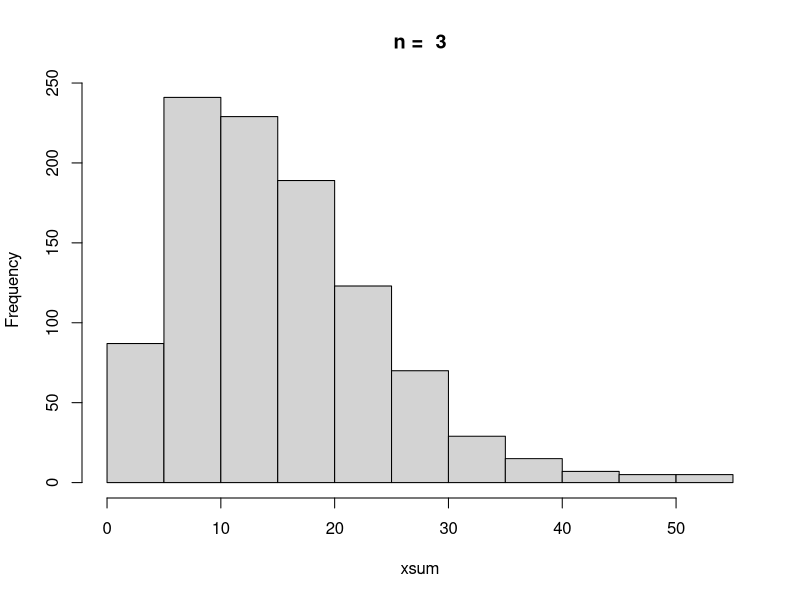
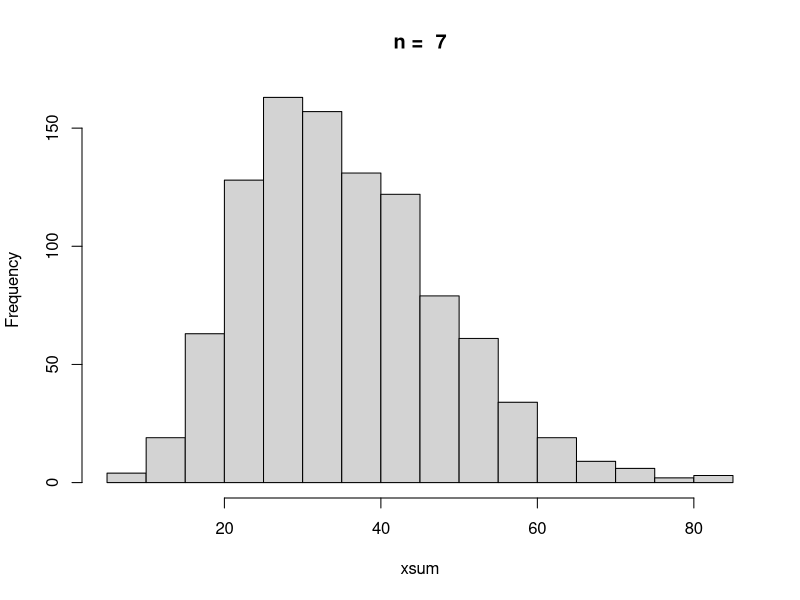
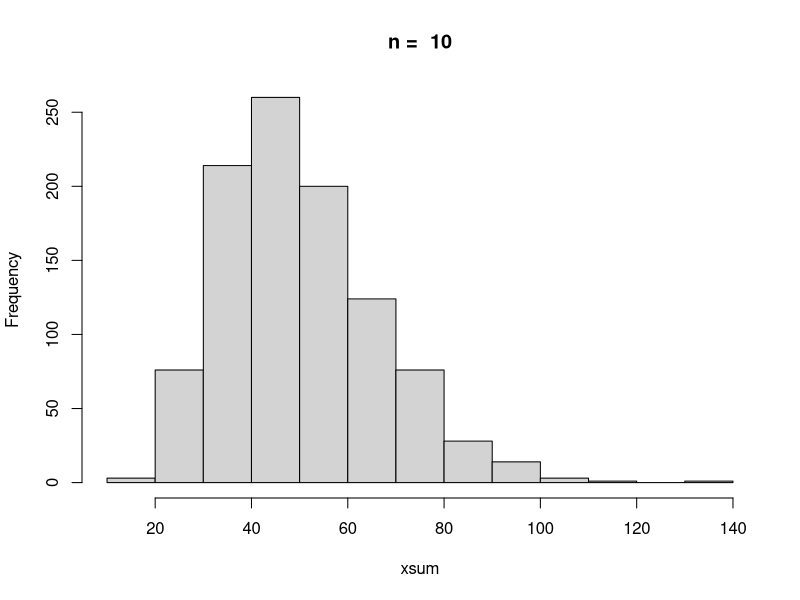
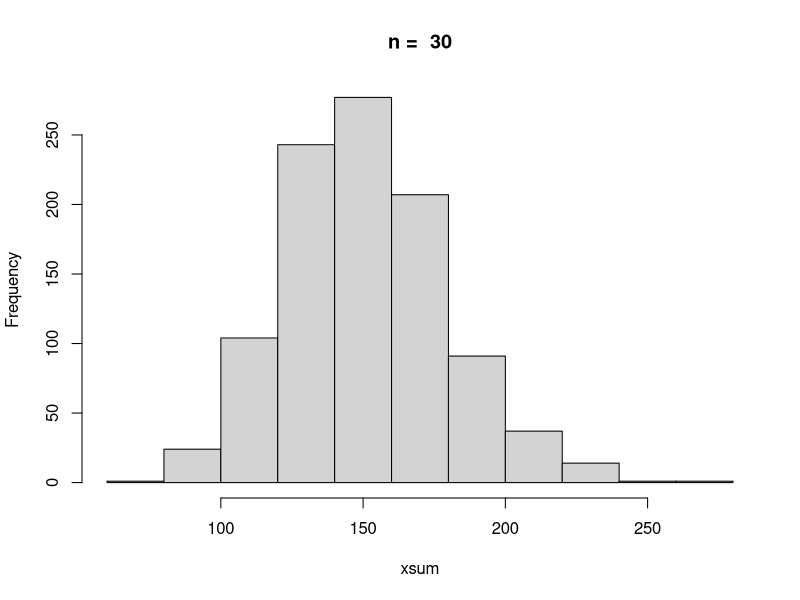
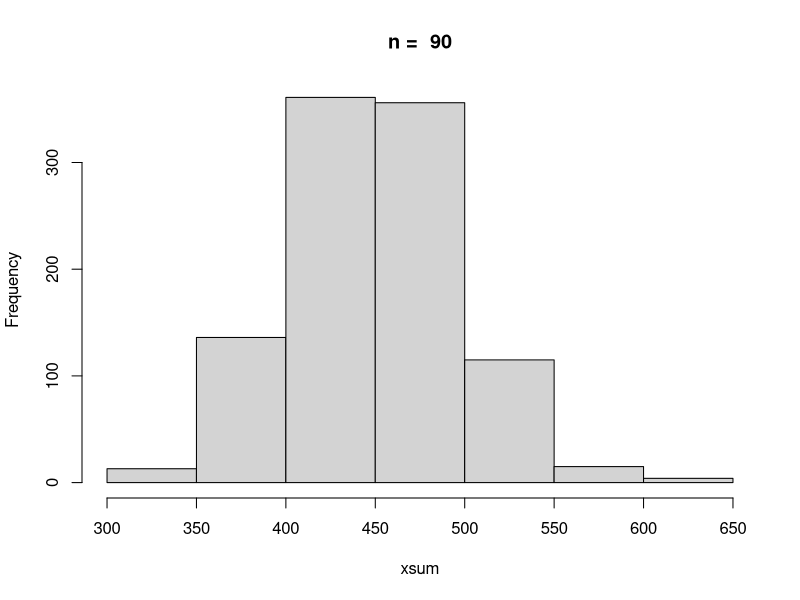
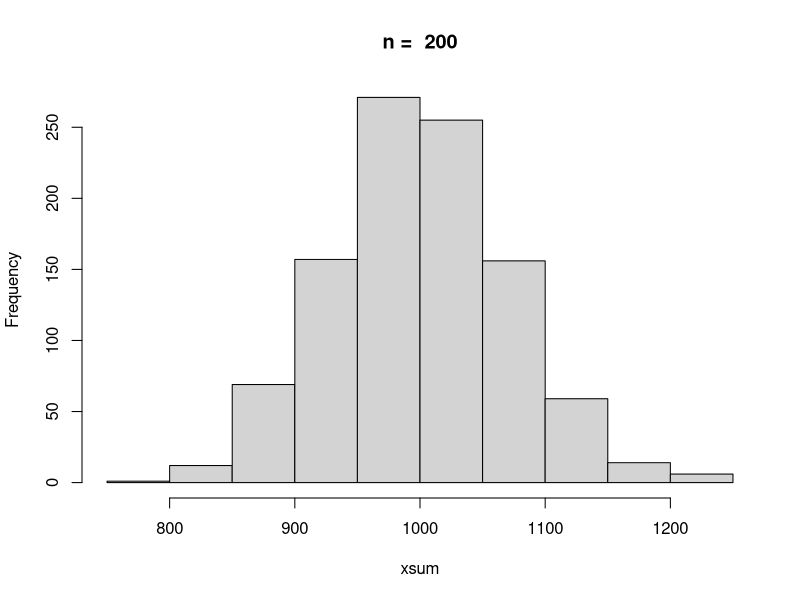
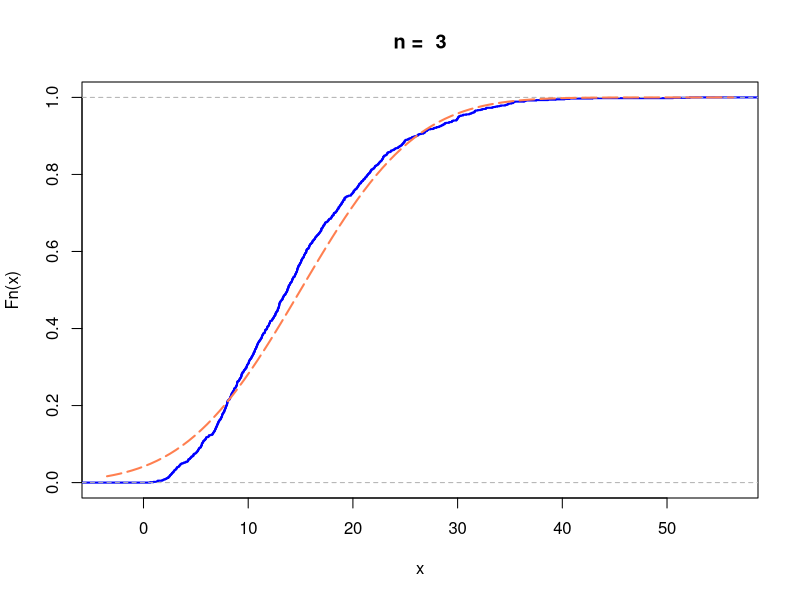
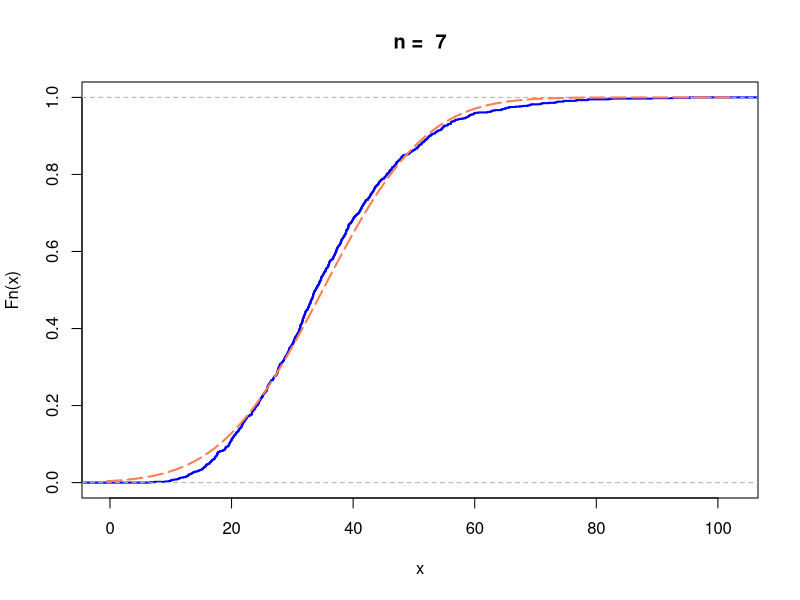

These charts were generated, in order, by the following R code:
# task 60

Nrep <- 1000
# Nrep <- 10000

for(n in c(3, 7, 10, 30, 90, 200)) {
  xsum <- replicate( Nrep, sum( rexp(n, 1/5 ) ) )
  hist( xsum, main = paste("n = ", n))
}

for (n in c(3, 7, 10, 30, 90, 200)) {
  xsum <- replicate( Nrep, sum( rexp(n, 1/5) ) )
  plot.ecdf( xsum, do.points = FALSE, col = "blue", lwd = 2, main = paste("n = ", n))
  curve( pnorm(x, 5*n, 5*sqrt(n)), add = T, col = "coral", lty = "longdash", lwd = 2)
}

# task 61

for(n in c(3, 7, 10, 30, 90, 200)) {
  xmean <- replicate( Nrep, mean( rexp(n, 1/5 ) ) )
  hist( xmean, main = paste("n = ", n))
}

for (n in c(3, 7, 10, 30, 90, 200)) {
  xmean <- replicate( Nrep, mean( rexp(n, 1/5) ) )
  plot.ecdf( xmean, do.points = FALSE, col = "blue", lwd = 2, main = paste("n = ", n))
  curve( pnorm(x, 5, 5/sqrt(n)), add = T, col = "coral", lty = "longdash", lwd = 2)
}

# task 62

for(n in c(3, 7, 10, 30, 90, 200)) {
  xsum <- replicate( Nrep, sum( rpois(n, 3 ) ) )
  hist( xsum, main = paste("n = ", n))
}

for (n in c(3, 7, 10, 30, 90, 200)) {
  xsum <- replicate( Nrep, sum( rpois(n, 3) ) )
  plot.ecdf( xsum, do.points = FALSE, col = "blue", lwd = 2, main = paste("n = ", n))
  curve( pnorm(x, 3*n, sqrt(3*n)), add = T, col = "coral", lty = "longdash", lwd = 2)
}  
  
# task 63

for(n in c(3, 7, 10, 30, 90, 200)) {
  xmean <- replicate( Nrep, mean( rpois(n, 3 ) ) )
  hist( xmean, main = paste("n = ", n))
}
  
for (n in c(3, 7, 10, 30, 90, 200)) {
  xmean <- replicate( Nrep, mean( rpois(n, 3) ) )
  plot.ecdf( xmean, do.points = FALSE, col = "blue", lwd = 2, main = paste("n = ", n))
  curve( pnorm(x, 3, sqrt(3)/sqrt(n)), add = T, col = "coral", lty = "longdash", lwd = 2)
}    

# task 65

# с използване на ЦГТ (централната гранична теорема)
a <- (980-900)/(900/sqrt(100))
1 - pnorm(a)

# със симулации
mean.vals <- replicate(100000, mean(rexp(100, 1/900)))
sum(mean.vals > 980)/length(mean.vals)
hist(mean.vals)

# task 66

# с използване на ЦГТ
b <- (35-30)/(60/(sqrt(12)*sqrt(50)))
a <- (25-30)/(60/(sqrt(12)*sqrt(50)))
pnorm(b) - pnorm(a)

# със симулации
mean.vals <- replicate(100000, mean(runif(50, 0, 60)))
sum(mean.vals > 25 & mean.vals < 35)/length(mean.vals)
hist(mean.vals)

# task 67

# пресмятаме mu, sigma
x <- c(4:7)
p <- c(0.2,0.4,0.3,0.1)
mu <- sum(x*p)
sigma <- sqrt( sum((x^2)*p) - mu^2 )

# с използване на ЦГТ
a <- (5.5-mu)/(sigma/sqrt(49))
1 - pnorm(a)

# със симулации
mean.vals <- replicate(100000, mean(sample(x, 49, replace=T, prob=p)))
sum(mean.vals > 5.5)/length(mean.vals)

# task 68

# с използване на ЦГТ
a <- (4000 - 160*24)/(7*sqrt(160))
1 - pnorm(a)

# Не можем да решим задачата със симулации, 
# понеже не знаем разпределението на X_1,..., X_n.